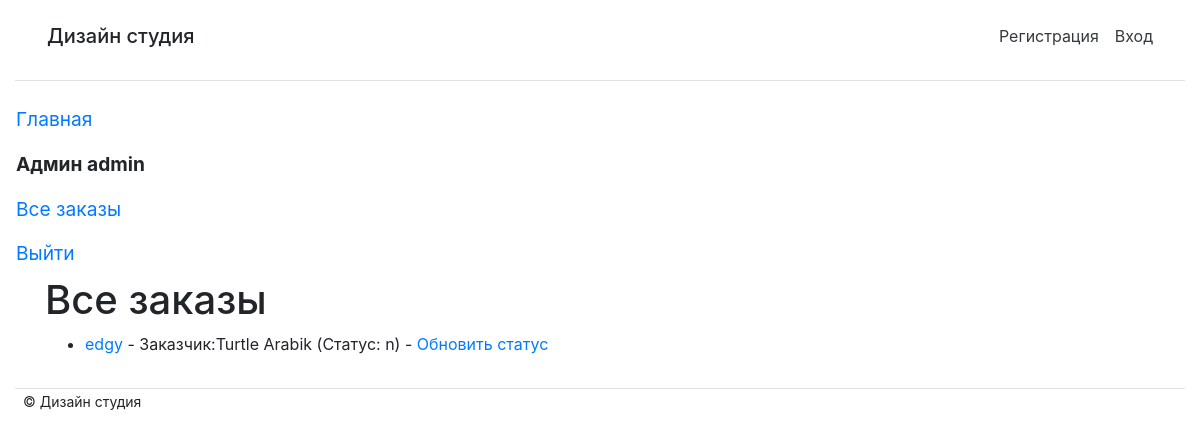
/studio/customer/ (signed in), run on an earlier commit of the app's database.
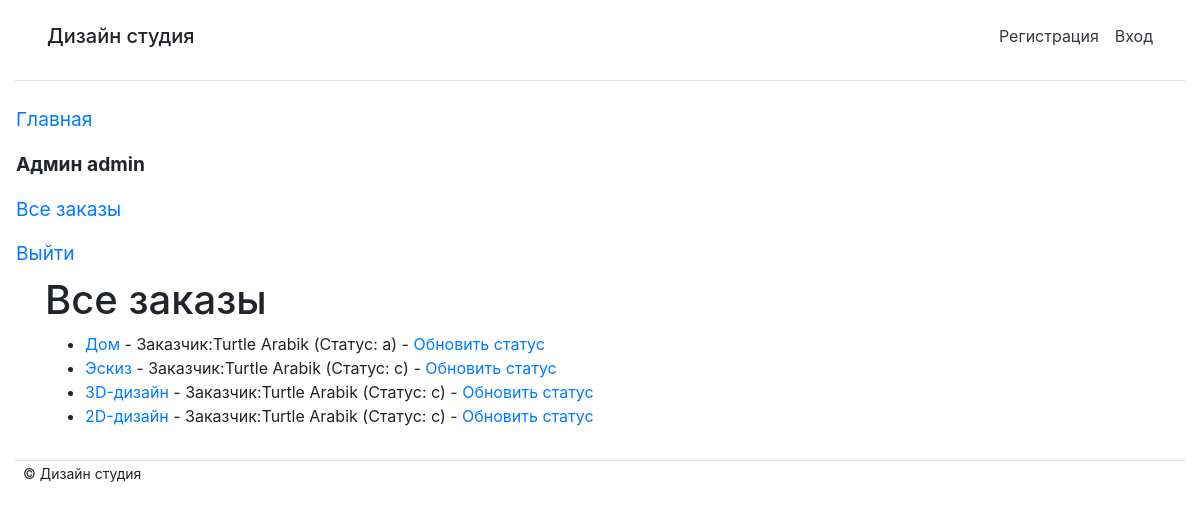
And on a later commit of the database.
### studio/models.py (models this page shows, shortened)
class User(AbstractUser):
    name = models.CharField(max_length=200, verbose_name='Имя', blank=False, validators=[
        RegexValidator(
            regex='^[А-Яа-я -]*$',
            message='Имя пользователя должно состоять из кириллицы',
            code='invalid_username'
        ),
    ])
    surname = models.CharField(max_length=200, verbose_name='Фамилия', blank=False, validators=[
        RegexValidator(
            regex='^[А-Яа-я -]*$',
            message='Фамилия пользователя должно состоять из кириллицы',
            code='invalid_username'
        ),
    ])
    patronymic = models.CharField(max_length=200, verbose_name='Отчество', blank=True, validators=[
        RegexValidator(
            regex='^[А-Яа-я -]*$',
            message='Отчество пользователя должно состоять из кириллицы',
            code='invalid_username'
        ),
    ])
    username = models.CharField(max_length=200, verbose_name='Логин', unique=True, blank=False, validators=[
        RegexValidator(
            regex='^[A-Za-z -]*$',
            message='Имя пользователя должно состоять только из латиницы',
            code='invalid_username'
        ),
    ])
    email = models.EmailField(max_length=200, verbose_name='Почта', unique=True, blank=False)
    password = models.CharField(max_length=200, verbose_name='Пароль', blank=False)
    role = models.CharField(max_length=200, verbose_name='Роль',
                            choices=(('admin', 'Администратор'), ('user', 'Пользователь')), default='user')
    USERNAME_FIELD = 'username'
    def __str__(self):
        return str(self.name) + ' ' + str(self.surname)
    class Meta:
        ordering = ['name']

class Order(models.Model):
    day_add = models.DateField(null=True, blank=True)
    name = models.CharField(max_length=200, verbose_name='Имя', blank=False)
    summary = models.TextField(max_length=1000, help_text="Описание", blank=False)
    category = models.ForeignKey('category', help_text="Выбор категории", on_delete=models.CASCADE, blank=False)
    photo_file = models.ImageField(max_length=200, upload_to=get_name_file, blank=False, null=True,
                                   validators=[FileExtensionValidator(allowed_extensions=['png', 'jpg', 'jpeg'])])
    customer_order = models.ForeignKey('user', on_delete=models.SET_NULL, null=True, blank=True)
    LOAN_STATUS = (
        ('n', 'Новая'),
        ('a', 'Принято в работу'),
        ('c', 'Выполнено'),
    )
    status = models.CharField(max_length=1, choices=LOAN_STATUS, blank=True, default='n')
    class Meta:
        ordering = ["status"]
        permissions = (("can_mark_returned", "Установите статус заказа"),)

### studio/views.py (the view)
# urls.py: path(r'customer/', views.LoanedOrdersAllListView.as_view(), name='all-order'),
class LoanedOrdersAllListView(PermissionRequiredMixin, generic.ListView):
    model = Order
    permission_required = 'studio.can_mark_returned'
    template_name = 'studio/order_list_customer_all.html'
    paginate_by = 10
    def get_queryset(self):
        return Order.objects.all()

### studio/templates/studio/order_list_customer_all.html
{% extends "base.html" %}
{% block content %}
    <h1>Все заказы</h1>
    {% if order_list %}
    <ul>
      {% for order in order_list %}
      <li class="{% if order.is_overdue %}text-danger{% endif %}">
        <a href="{% url 'order-detail' order.pk %}">{{order.name}}</a> {% if user.is_staff %}- Заказчик:{{ order.customer_order }} (Статус: {{ order.status }}) {% endif %} {% if perms.studio.can_mark_returned %}- <a href="{% url 'order-update' order.id %}">Обновить статус</a>  {% endif %}
      </li>
      {% endfor %}
    </ul>
    {% else %}
      <p>Заказов нет</p>
    {% endif %}
{% endblock %}

### studio/templates/base.html (shortened to what this page needs)
{% load static %}
{% load bootstrap4 %}
<!DOCTYPE html>
<html lang="en">
<head>
   <link rel="stylesheet" type="text/css" href="{% static 'main/style.css' %}">
{% bootstrap_css %}
</head>
<body>
<div class="container-fluid">
   <div class="d-flex flex-column flex-md-row p-3 px-md-4 mb-3  bg-white border-bottom box-shadow">
       <h5 class="mr-md-auto p-2">Дизайн студия</h5>
       <a class="p-2 text-dark" href="{% url 'register'  %}">Регистрация</a>
       <a class="p-2 text-dark" href="{% url 'login'%}?next={{request.path}}">Вход</a>
   </div>
   <div class="row">
       <nav class="col-md-auto nav flex-column">
           <a class="nav-link root" href="{% url 'index'  %}">Главная</a>
           {% if perms.studio.can_mark_returned %}
           <span class="nav-link root font-weight-bold">
               Админ {{ user.get_username }}
           </span>
           <a class="nav-link root" href="{% url 'all-order' %}">Все заказы</a>
           <a class="nav-link root" href="{% url 'logout'%}?next={{request.path}}">Выйти</a>
           {% endif %}
       </nav>
       <div class="container">
       {% block content %}
       {% endblock %}
       </div>
   </div>
   <footer class="mt-3 border-top">
       <small class="p-2"> &copy; Дизайн студия
       </small>
   </footer>
</div>
</body>
</html>

### studio/static/css/style.css (style rules this page uses)
.root { font-size: larger; }

What changed in the data, as far as the page shows it:
removed Order: name "edgy", customer_order "Turtle Arabik", status "n"
added Order: name "Дом", customer_order "Turtle Arabik", status "a"
added Order: name "Эскиз", customer_order "Turtle Arabik", status "c"
added Order: name "3D-дизайн", customer_order "Turtle Arabik", status "c"
added Order: name "2D-дизайн", customer_order "Turtle Arabik", status "c"
